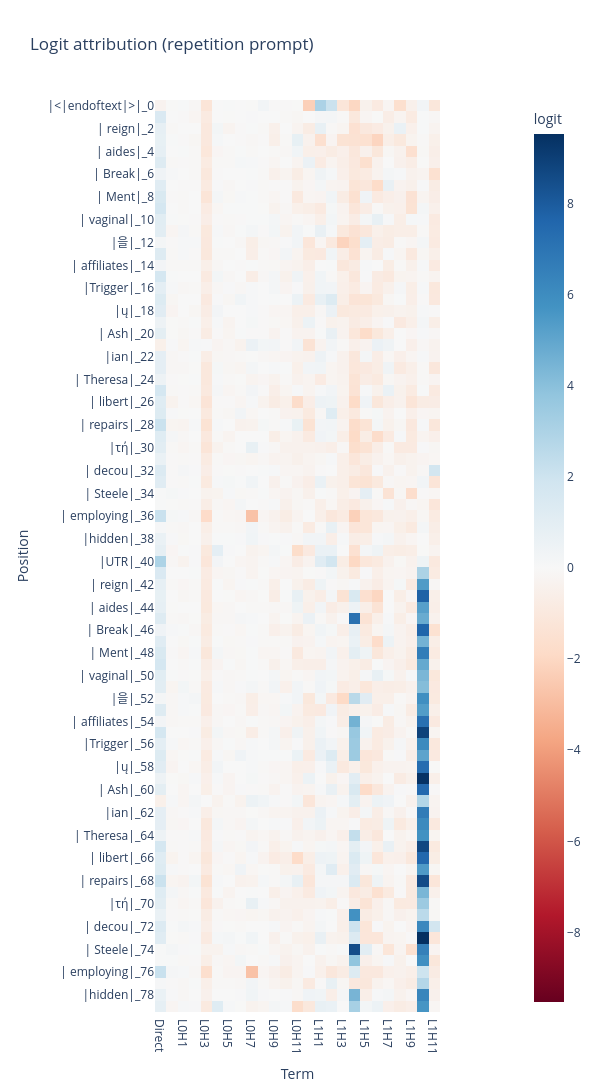

This figure's notebook cell:
### Markdown cell above
### Exercise - interpret logit attribution for the induction heads

> ```yaml
> Difficulty: 🔴🔴🔴⚪⚪
> Importance: 🔵🔵🔵🔵⚪
> 
> You shouldn't spend more than 10-15 minutes on this exercise.
> ```

*This exercise just involves calling `logit_attribution` and `plot_logit_attribution` with appropriate arguments - the important part is interpreting the results. Please do look at the solutions if you're stuck on the code; this part isn't important.*

Perform logit attribution for your attention-only model `model`, on the `rep_cache`. What do you expect to see?

<!-- Remember, you'll need to split the sequence in two, with one overlapping token (since predicting the next token involves removing the final token with no label) - your `logit_attr` should both have shape `[seq_len, 2*n_heads + 1]` (ie `[50, 25]` here). -->
<!--
<details>
<summary>Note - the first plot will be pretty meaningless. Can you see why?</summary>

Because the first plot shows the logit attribution for the first half of the sequence, i.e. the first occurrence of each of the tokens. Since there is no structure to this sequence (it is purely random), there is no reason to expect the heads to be doing meaningful computation. The structure lies in the second half of the sequence, when the tokens are repeated, and the heads with high logit attributions will be the ones that can perform induction.
</details> -->

### Code cell
# YOUR CODE HERE - plot logit attribution for the induction sequence (i.e. using `rep_tokens` and
# `rep_cache`), and interpret the results.
# seq_len = 40
# batch_size = 1
# rep_tokens = generate_repeated_tokens(gpt2_small, seq_len, batch_size)
# logits, rep_cache = model.run_with_cache(rep_tokens)

embed = rep_cache["embed"]
l1_results = rep_cache["result", 0]
l2_results = rep_cache["result", 1]
logit_attr = logit_attribution(embed, l1_results, l2_results, model.W_U, rep_tokens.squeeze())
plot_logit_attribution(model, logit_attr, rep_tokens.squeeze(), title="Logit attribution (repetition prompt)")

### Figure 1 — Plotly figure (JSON) as saved in the notebook; plotly's stock layout.template omitted (floating-point values rounded to 4 significant figures; data arrays with more than 128 entries replaced by an {"elided": "..."} marker saying what was removed)
{"data": [{"coloraxis": "coloraxis", "hovertemplate": "Term: %{x}<br>Position: %{y}<br>logit: %{z}<extra></extra>", "name": "0", "type": "heatmap", "x": ["Direct", "L0H0", "L0H1", "L0H2", "L0H3", "L0H4", "L0H5", "L0H6", "L0H7", "L0H8", "L0H9", "L0H10", "L0H11", "L1H0", "L1H1", "L1H2", "L1H3", "L1H4", "L1H5", "L1H6", "L1H7", "L1H8", "L1H9", "L1H10", "L1H11"], "xaxis": "x", "y": ["|<|endoftext|>|_0", "|anguage|_1", "| reign|_2", "|ای|_3", "| aides|_4", "| freight|_5", "| Break|_6", "| compete|_7", "| Ment|_8", "|··|_9", "| vaginal|_10", "| burn|_11", "|을|_12", "|Connell|_13", "| affiliates|_14", "|Back|_15", "|Trigger|_16", "| blade|_17", "|ų|_18", "| emotion|_19", "| Ash|_20", "| rupture|_21", "|ian|_22", "| pickup|_23", "| Theresa|_24", "| creepy|_25", "| libert|_26", "|uclidean|_27", "| repairs|_28", "|ylvan|_29", "|τή|_30", "| playwright|_31", "| decou|_32", "| deliver|_33", "| Steele|_34", "|70|_35", "| employing|_36", "|idopsis|_37", "|hidden|_38", "| Ren|_39", "|UTR|_40", "|anguage|_41", "| reign|_42", "|ای|_43", "| aides|_44", "| freight|_45", "| Break|_46", "| compete|_47", "| Ment|_48", "|··|_49", "| vaginal|_50", "| burn|_51", "|을|_52", "|Connell|_53", "| affiliates|_54", "|Back|_55", "|Trigger|_56", "| blade|_57", "|ų|_58", "| emotion|_59", "| Ash|_60", "| rupture|_61", "|ian|_62", "| pickup|_63", "| Theresa|_64", "| creepy|_65", "| libert|_66", "|uclidean|_67", "| repairs|_68", "|ylvan|_69", "|τή|_70", "| playwright|_71", "| decou|_72", "| deliver|_73", "| Steele|_74", "|70|_75", "| employing|_76", "|idopsis|_77", "|hidden|_78", "| Ren|_79"], "yaxis": "y", "z": {"elided": "80x25 float values"}}], "layout": {"coloraxis": {"autocolorscale": false, "cmid": 0, "colorbar": {"title": {"text": "logit"}}, "colorscale": [[0, "rgb(103,0,31)"], [0.1, "rgb(178,24,43)"], [0.2, "rgb(214,96,77)"], [0.3, "rgb(244,165,130)"], [0.4, "rgb(253,219,199)"], [0.5, "rgb(247,247,247)"], [0.6, "rgb(209,229,240)"], [0.7, "rgb(146,197,222)"], [0.8, "rgb(67,147,195)"], [0.9, "rgb(33,102,172)"], [1, "rgb(5,48,97)"]]}, "height": 1330, "title": {"text": "Logit attribution (repetition prompt)"}, "width": 600, "xaxis": {"anchor": "y", "constrain": "domain", "domain": [0, 1], "scaleanchor": "y", "title": {"text": "Term"}}, "yaxis": {"anchor": "x", "autorange": "reversed", "constrain": "domain", "domain": [0, 1], "title": {"text": "Position"}}}}
